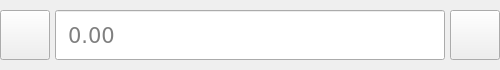
<?xml version="1.0" encoding="UTF-8"?>
<ui version="4.0">
 <class>BottomInput</class>
 <widget class="QFrame" name="BottomInput">
  <property name="geometry">
   <rect>
    <x>0</x>
    <y>0</y>
    <width>500</width>
    <height>70</height>
   </rect>
  </property>
  <property name="sizePolicy">
   <sizepolicy hsizetype="Expanding" vsizetype="Fixed">
    <horstretch>0</horstretch>
    <verstretch>0</verstretch>
   </sizepolicy>
  </property>
  <property name="minimumSize">
   <size>
    <width>0</width>
    <height>0</height>
   </size>
  </property>
  <property name="baseSize">
   <size>
    <width>500</width>
    <height>70</height>
   </size>
  </property>
  <property name="windowTitle">
   <string>Frame</string>
  </property>
  <layout class="QHBoxLayout" name="horizontalLayout" stretch="0,1,0">
   <property name="spacing">
    <number>5</number>
   </property>
   <property name="leftMargin">
    <number>0</number>
   </property>
   <property name="topMargin">
    <number>0</number>
   </property>
   <property name="rightMargin">
    <number>0</number>
   </property>
   <property name="bottomMargin">
    <number>0</number>
   </property>
   <item>
    <widget class="QPushButton" name="listButton">
     <property name="sizePolicy">
      <sizepolicy hsizetype="Fixed" vsizetype="Fixed">
       <horstretch>0</horstretch>
       <verstretch>0</verstretch>
      </sizepolicy>
     </property>
     <property name="minimumSize">
      <size>
       <width>50</width>
       <height>50</height>
      </size>
     </property>
     <property name="text">
      <string/>
     </property>
     <property name="icon">
      <iconset theme="QIcon::ThemeIcon::FormatJustifyLeft"/>
     </property>
     <property name="iconSize">
      <size>
       <width>32</width>
       <height>32</height>
      </size>
     </property>
    </widget>
   </item>
   <item>
    <widget class="QLineEdit" name="amountEdit">
     <property name="sizePolicy">
      <sizepolicy hsizetype="Expanding" vsizetype="Fixed">
       <horstretch>0</horstretch>
       <verstretch>0</verstretch>
      </sizepolicy>
     </property>
     <property name="minimumSize">
      <size>
       <width>50</width>
       <height>50</height>
      </size>
     </property>
     <property name="font">
      <font>
       <family>Verdana</family>
       <pointsize>16</pointsize>
      </font>
     </property>
     <property name="styleSheet">
      <string notr="true">padding-left: 10px;
padding-right: 10px;

</string>
     </property>
     <property name="placeholderText">
      <string>0.00</string>
     </property>
    </widget>
   </item>
   <item>
    <widget class="QPushButton" name="submitButton">
     <property name="sizePolicy">
      <sizepolicy hsizetype="Fixed" vsizetype="Fixed">
       <horstretch>0</horstretch>
       <verstretch>0</verstretch>
      </sizepolicy>
     </property>
     <property name="minimumSize">
      <size>
       <width>50</width>
       <height>50</height>
      </size>
     </property>
     <property name="text">
      <string/>
     </property>
     <property name="icon">
      <iconset theme="QIcon::ThemeIcon::DocumentSend"/>
     </property>
     <property name="iconSize">
      <size>
       <width>32</width>
       <height>32</height>
      </size>
     </property>
    </widget>
   </item>
  </layout>
 </widget>
 <resources/>
 <connections/>
</ui>
